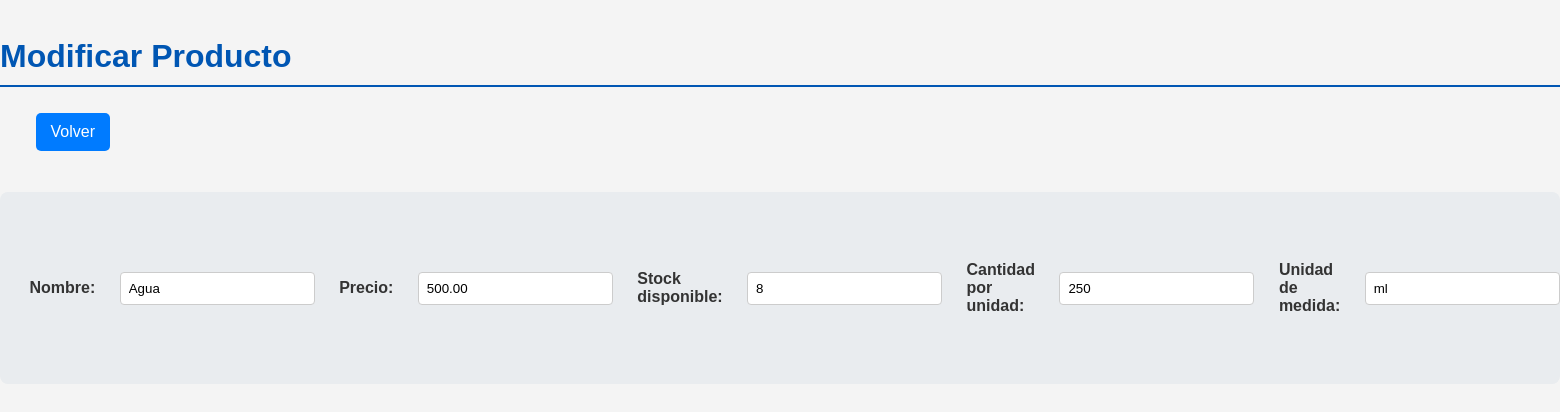
Page /inventario/modificar/2/ on the committed database.
### gestion/models.py (models this page shows, shortened)
class Producto(models.Model):
    nombre = models.CharField(max_length=100)
    precio = models.DecimalField(max_digits=10, decimal_places=2)
    stock = models.IntegerField(default=0)
    cantidad_medida = models.IntegerField()
    unidad_medida = models.CharField(max_length=45)

### gestion/views.py (the view, shortened to what this page needs)
# urls.py: path('inventario/modificar/<int:producto_id>/', views.modificar_producto, name='modificar_producto'),
@transaction.atomic
def modificar_producto(request, producto_id):
    producto = get_object_or_404(Producto, pk=producto_id)
    context = {
        'producto': producto,
    }
    return render(request, 'gestion/modificar_producto.html', context)

### gestion/templates/gestion/modificar_producto.html (shortened to what this page needs)
{%load static%}
<!DOCTYPE html>
<html lang="es">
<head>
    <link rel="stylesheet" href="{% static 'css/style.css' %}">
</head>
<body>
    <h1>Modificar Producto</h1>
        <a href="{% url 'inventario_panel' %}" class="boton">Volver</a>
    <br><br>     <form method="post">
        <label for="nombre">Nombre:</label>
        <input type="text" name="nombre" id="nombre" value="{{ producto.nombre }}" required>
        <label for="precio">Precio:</label>
        <input type="number" step="0.01" name="precio" id="precio" value="{{ producto.precio }}" required>
        <label for="stock">Stock disponible:</label>
        <input type="number" name="stock" id="stock" min="0" value="{{ producto.stock }}" required>
        <label for="cantidad_medida">Cantidad por unidad:</label>
        <input type="number" name="cantidad_medida" id="cantidad_medida" min="1" value="{{ producto.cantidad_medida }}" required>
        <label for="unidad_medida">Unidad de medida:</label>
        <input type="text" name="unidad_medida" id="unidad_medida" value="{{ producto.unidad_medida }}" required>
        <br><br>
    </form>
</body>
</html>

### gestion/static/css/style.css (style rules this page uses)
body { font-family: sans-serif; margin: 0; padding: 0; background-color: #f4f4f4; color: #333; }
h1, h2 { color: #0056b3; border-bottom: 2px solid #0056b3; padding-bottom: 10px; margin-top: 20px; }
.boton, button { display: inline-block; padding: 10px 15px; font-size: 16px; cursor: pointer; text-align: center; text-decoration: none; outline: none; color: #fff; background-color: #007bff; border: none; border-radius: 5px; margin: 5px 0; transition: background-color 0.3s ease; }
form { background-color: #e9ecef; padding: 15px; border-radius: 8px; margin-bottom: 20px; display: flex; align-items: center; gap: 10px; }
form label { font-weight: bold; }
form input[type="number"], form input[type="text"], form input[type="password"], form select { padding: 8px; border: 1px solid #ccc; border-radius: 4px; flex-grow: 1; max-width: 200px; box-sizing: border-box; }

### rows in the picture
Producto: nombre "Agua", precio "500.00", stock "8", cantidad_medida "250", unidad_medida "ml"
